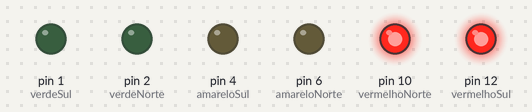
Recording of a sketch running on a simulated Arduino Uno, built with avr-gcc and run on an emulated ATmega328P. Shown: output pins drawn as LEDs (lit = HIGH).

Above: at 0.5 s.
At 2.5 s:
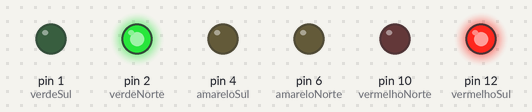
At 5.0 s:
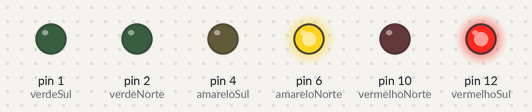
At 8.5 s:
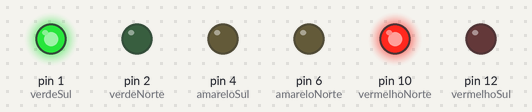
At 11.0 s:
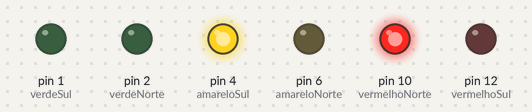
Timing chart, 0 to 15.6 s (numbered marks = the images above):
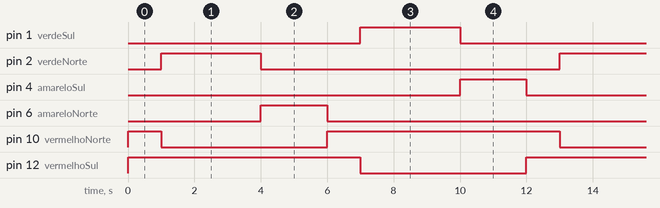

Measured:
- by itself, pin 1 (verdeSul), pin 2 (verdeNorte): alternates HIGH for 3.0 s and LOW for 9.0 s
- by itself, pin 4 (amareloSul), pin 6 (amareloNorte): alternates HIGH for 2.0 s and LOW for 10.0 s
- by itself, pin 10 (vermelhoNorte): repeats every 12.0 s: LOW 5.0 s, HIGH 7.0 s
- by itself, pin 12 (vermelhoSul): alternates HIGH for 7.0 s and LOW for 5.0 s

The sketch:

exemplo6-6.ino
```cpp
#define vermelhoNorte 10
#define amareloNorte 6
#define verdeNorte 2
#define vermelhoSul 12
#define amareloSul 4
#define verdeSul 1

void setup() {
    pinMode(vermelhoNorte, OUTPUT);
    pinMode(amareloNorte, OUTPUT);
    pinMode(verdeNorte, OUTPUT);
    pinMode(vermelhoSul, OUTPUT);
    pinMode(amareloSul, OUTPUT);
    pinMode(verdeSul, OUTPUT);
}

void sinaleiraNorte(int estadoVermelho, int estadoAmarelo, int estadoVerde) {
    digitalWrite(vermelhoNorte, estadoVermelho);
    digitalWrite(amareloNorte, estadoAmarelo);
    digitalWrite(verdeNorte, estadoVerde);
}

void sinaleiraSul(int estadoVermelho, int estadoAmarelo, int estadoVerde) {
    digitalWrite(vermelhoSul, estadoVermelho);
    digitalWrite(amareloSul, estadoAmarelo);
    digitalWrite(verdeSul, estadoVerde);
}

void loop() {
    // fechar ambos os sentidos
    sinaleiraNorte(1, 0, 0);
    sinaleiraSul(1, 0, 0);
    delay(1000);
    // Verde sentido norte
    sinaleiraNorte(0, 0, 1);
    sinaleiraSul(1, 0, 0);
    delay(3000);
    // Amarelo sentido norte
    sinaleiraNorte(0, 1, 0);
    sinaleiraSul(1, 0, 0);
    delay(2000);
    // fechar ambos os sentidos
    sinaleiraNorte(1, 0, 0);
    sinaleiraSul(1, 0, 0);
    delay(1000);
    // verde sentido sul
    sinaleiraNorte(1, 0, 0);
    sinaleiraSul(0, 0, 1);
    delay(3000);
    // amanrelo sentido sul
    sinaleiraNorte(1, 0, 0);
    sinaleiraSul(0, 1, 0);
    delay(2000);
}
```
